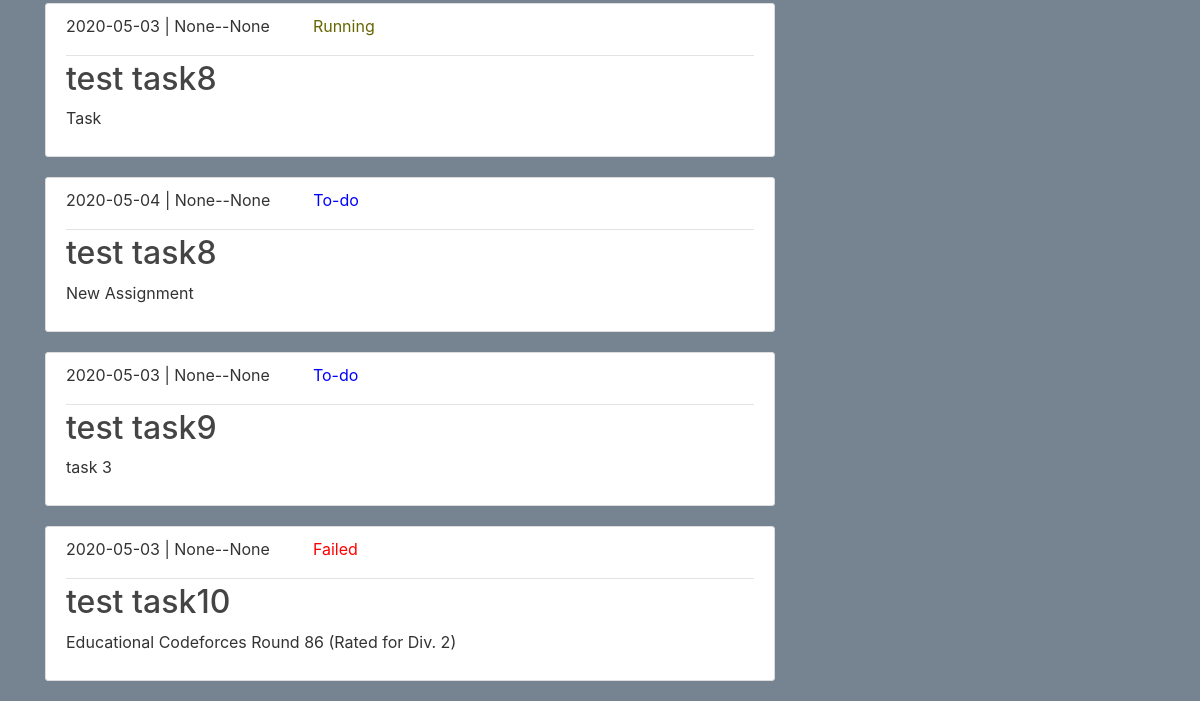
Before: /dashboard (signed in, lower part) with the older database file.
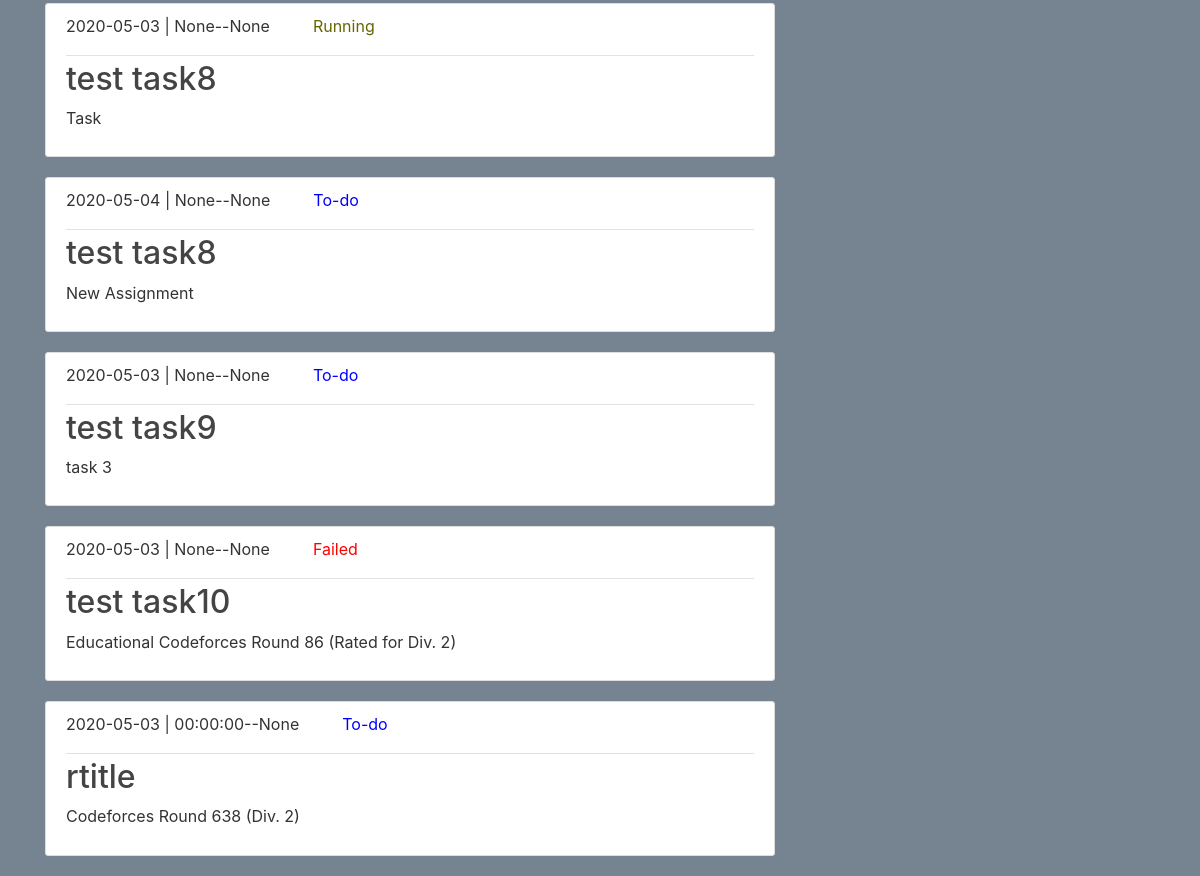
After: the same page with the newer database file.
### durango/models.py (models this page shows, shortened)
class Task(db.Model):
    id=db.Column(db.Integer,primary_key=True)
    title=db.Column(db.String(100), nullable=False)
    date=db.Column(db.Date(),nullable=False)
    starttime=db.Column(db.Time,nullable=True)
    endtime=db.Column(db.Time,nullable=True)
    remindtime=db.Column(db.Time,nullable=True)#remindtime
    details=db.Column(db.Text,nullable=True)
    status=db.Column(db.String(20),nullable=False)
    user_id=db.Column(db.Integer, db.ForeignKey('user.id'),nullable=False)
    message_id=db.Column(db.Text,nullable=True)

### durango/routes.py (the view, shortened to what this page needs)
@app.route("/dashboard", methods=['GET', 'POST'])
@login_required
def dashboard():
    tasks=Task.query.filter_by(user_id=current_user.id).all()
    form1=SearchForm()
    form2=SelectDate()
    if form2.validate_on_submit():
        return redirect(url_for('piechart',task_date=form2.date.data))
    return render_template('dashboard.html', title='Dashboard', tasks=tasks,form1=form1,form2=form2)

### durango/models.py (called while the page is built)
@login_manager.user_loader
def load_user(user_id):
    return User.query.get(int(user_id)) #getting user by id

### durango/templates/dashboard.html (shortened to what this page needs)
{% extends "layout.html"%}
{% block content %}
  {% for task in tasks %}
  {%if current_user.id==task.user_id%}
    <article class="media content-section">
      <div class="media-body">
        <div class="article-metadata">
          <p class="mr-2 ">{{ task.date }}  | {{ task.starttime }}--{{task.endtime}} &nbsp;&nbsp;&nbsp;&nbsp;
            {%if task.status=='To-do' %}
          <span class="text-black ml-3" style="color: blue"> {{task.status}}
          </span>
          {%endif%}
          {%if task.status=='Failed'%}
          <span class="text-black ml-3" style="color: red"> {{task.status}}
          </span>
          {%endif%}
          {%if task.status=='Running'%}
          <span class="text-black ml-3" style="color:  #666600"> {{task.status}}
          </span>
          {%endif%}
        </p>
        </div>
        <h2><a class="article-title" href="{{url_for('task',task_id=task.id)}}">{{ task.title }}</a></h2>
        <p class="article-content">{{ task.details }}</p>
      </div>
    </article>
  {%endif%}
  {% endfor %}
</div>
<div class="col-md-4" style="margin-top: 50px">
      <br>
{% endblock content%}

### durango/templates/layout.html (shortened to what this page needs)
<!DOCTYPE html>
<html>
<head>
    <link rel="stylesheet" href="https://stackpath.bootstrapcdn.com/bootstrap/4.1.3/css/bootstrap.min.css">
    <link rel="stylesheet" type="text/css"  href="{{url_for('static', filename='main.css')}}">
   <link rel="stylesheet" media="all" href="https://cdnjs.cloudflare.com/ajax/libs/authy-form-helpers/2.3/form.authy.min.css" data-turbolinks-track="reload" />
   <link rel="stylesheet" href="https://cdn.jsdelivr.net/chartist.js/latest/chartist.min.css">
</head>
<body>
	<main role="main" class="container">
  <div class="row">
    <div class="col-md-8">
      {% block content %}{% endblock %}
      </div>
    </div>
</main>
</body>
</html>

### durango/static/main.css (style rules this page uses)
body { background: #768492; color: #333333; margin-top: 5rem; }
h1,h2, h3, h4, h5, h6 { color: #1b1919; }
.content-section { background: #ffffff; padding: 10.1px 20px; border: 1px solid #dddddd; border-radius: 3px; margin-bottom: 20px; }
.article-title { color: #444444; }
.article-content { white-space: pre-line; }
.article-metadata { padding-bottom: 1px; margin-bottom: 4px; border-bottom: 1px solid #e3e3e3 }

Changed rows visible on the page:
added Task: date "2020-05-03", starttime "00:00:00", endtime "None", status "To-do", title "rtitle", details "Codeforces Round 638 (Div. 2)"
